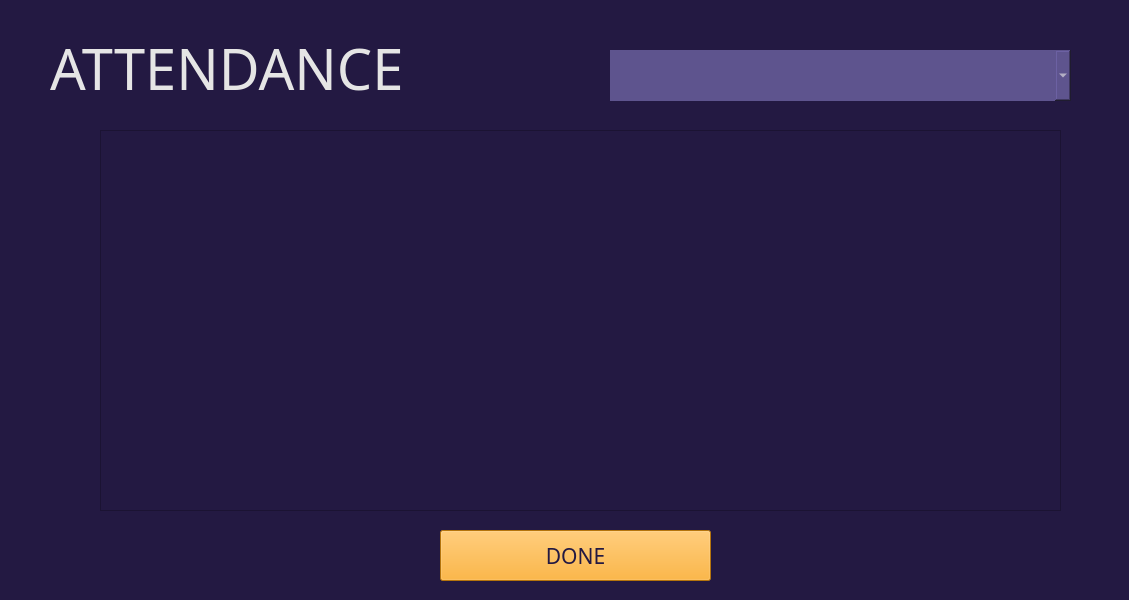
<?xml version="1.0" encoding="UTF-8"?>
<ui version="4.0">
 <class>Form</class>
 <widget class="QWidget" name="Form">
  <property name="geometry">
   <rect>
    <x>0</x>
    <y>0</y>
    <width>1129</width>
    <height>600</height>
   </rect>
  </property>
  <property name="windowTitle">
   <string>Form</string>
  </property>
  <property name="styleSheet">
   <string notr="true">background-color: rgb(35, 25, 66);</string>
  </property>
  <widget class="QLabel" name="label_2">
   <property name="geometry">
    <rect>
     <x>50</x>
     <y>30</y>
     <width>411</width>
     <height>77</height>
    </rect>
   </property>
   <property name="font">
    <font>
     <family>Montserrat ExtraBold</family>
     <pointsize>42</pointsize>
    </font>
   </property>
   <property name="styleSheet">
    <string notr="true">background:None;
color: rgb(229, 229, 229);
image:None;
</string>
   </property>
   <property name="text">
    <string>ATTENDANCE</string>
   </property>
   <property name="alignment">
    <set>Qt::AlignJustify|Qt::AlignVCenter</set>
   </property>
  </widget>
  <widget class="QScrollArea" name="scrollArea">
   <property name="geometry">
    <rect>
     <x>100</x>
     <y>130</y>
     <width>961</width>
     <height>381</height>
    </rect>
   </property>
   <property name="widgetResizable">
    <bool>true</bool>
   </property>
   <widget class="QWidget" name="scrollAreaWidgetContents">
    <property name="geometry">
     <rect>
      <x>0</x>
      <y>0</y>
      <width>959</width>
      <height>379</height>
     </rect>
    </property>
   </widget>
  </widget>
  <widget class="QComboBox" name="comboBox">
   <property name="geometry">
    <rect>
     <x>610</x>
     <y>50</y>
     <width>461</width>
     <height>51</height>
    </rect>
   </property>
   <property name="styleSheet">
    <string notr="true">background-color: rgb(94, 84, 142);
border: None;
padding:12px;
color: rgb(229, 229, 229);
font: 16pt &quot;Montserrat&quot;;</string>
   </property>
  </widget>
  <widget class="QPushButton" name="start">
   <property name="geometry">
    <rect>
     <x>440</x>
     <y>530</y>
     <width>271</width>
     <height>51</height>
    </rect>
   </property>
   <property name="font">
    <font>
     <family>Montserrat SemiBold</family>
     <pointsize>16</pointsize>
    </font>
   </property>
   <property name="styleSheet">
    <string notr="true"> background-color: rgb(252, 163, 17);
color: rgb(35, 25, 66);
image: None;</string>
   </property>
   <property name="text">
    <string>DONE</string>
   </property>
  </widget>
 </widget>
 <resources/>
 <connections/>
</ui>
